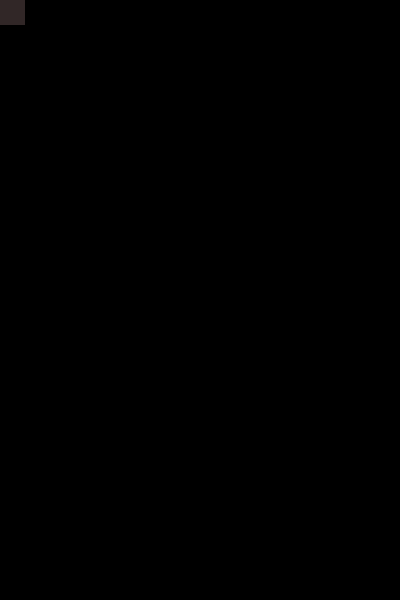
Frame 1 (no input)
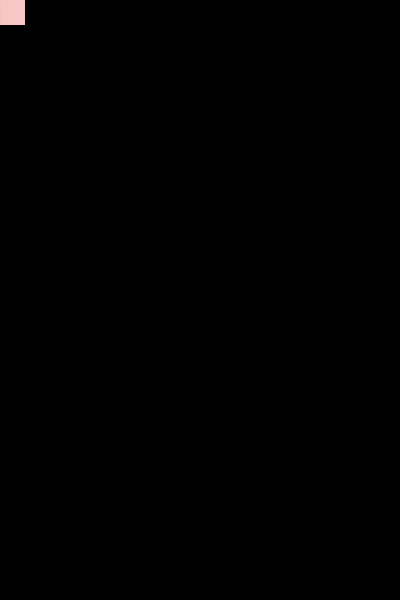
Frame 60 (no input)
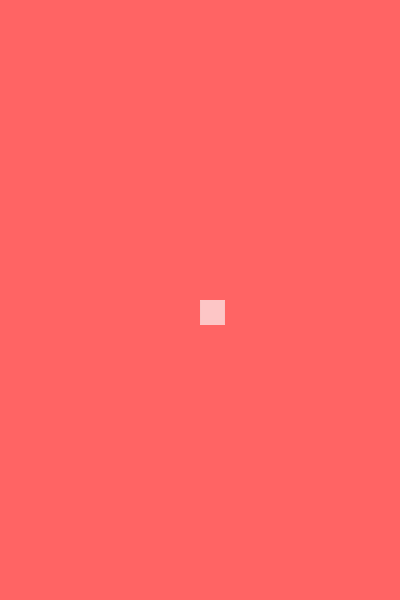
Frame 120 (the mouse pressed at the canvas centre since frame 60)

The p5.js sketch that drew these frames (run headless with seeded random() and noise() and a simulated clock; from frame 60 on, the mouse is pressed at the canvas centre):

// p5.js sketch
// ── sketch.js
function setup() {
  createCanvas(400, 600);
  background(0);
}
function draw() {
  noStroke();
  fill(250, 200, 200,50);
  rect(mouseX, mouseY, 25, 25);
}
function mousePressed() {
  background(255, 100, 100)
}
